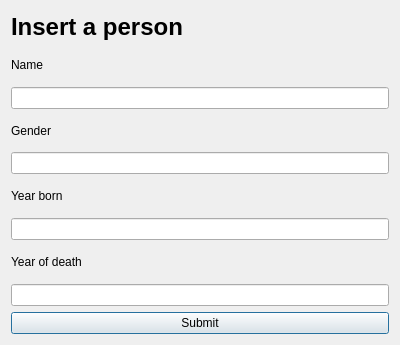
<?xml version="1.0" encoding="UTF-8"?>
<ui version="4.0">
 <class>insert</class>
 <widget class="QDialog" name="insert">
  <property name="geometry">
   <rect>
    <x>0</x>
    <y>0</y>
    <width>400</width>
    <height>345</height>
   </rect>
  </property>
  <property name="windowTitle">
   <string>Dialog</string>
  </property>
  <layout class="QVBoxLayout" name="verticalLayout">
   <item>
    <widget class="QLabel" name="label">
     <property name="font">
      <font>
       <pointsize>18</pointsize>
       <weight>75</weight>
       <italic>false</italic>
       <bold>true</bold>
       <strikeout>false</strikeout>
      </font>
     </property>
     <property name="text">
      <string>Insert a person</string>
     </property>
    </widget>
   </item>
   <item>
    <widget class="QLabel" name="label_nameperson">
     <property name="text">
      <string>Name</string>
     </property>
    </widget>
   </item>
   <item>
    <widget class="QLineEdit" name="lineEdit_nameperson">
     <property name="text">
      <string/>
     </property>
    </widget>
   </item>
   <item>
    <widget class="QLabel" name="label_genderperson">
     <property name="text">
      <string>Gender</string>
     </property>
    </widget>
   </item>
   <item>
    <widget class="QLineEdit" name="lineEdit_genderperson"/>
   </item>
   <item>
    <widget class="QLabel" name="label_yearbornperson">
     <property name="text">
      <string>Year born</string>
     </property>
    </widget>
   </item>
   <item>
    <widget class="QLineEdit" name="lineEdit_yearbornperson"/>
   </item>
   <item>
    <widget class="QLabel" name="label_yearofdeath">
     <property name="text">
      <string>Year of death</string>
     </property>
    </widget>
   </item>
   <item>
    <widget class="QLineEdit" name="lineEdit_yeardeathperson"/>
   </item>
   <item>
    <widget class="QPushButton" name="pushButton_insert">
     <property name="text">
      <string>Submit</string>
     </property>
    </widget>
   </item>
  </layout>
 </widget>
 <resources/>
 <connections/>
</ui>
